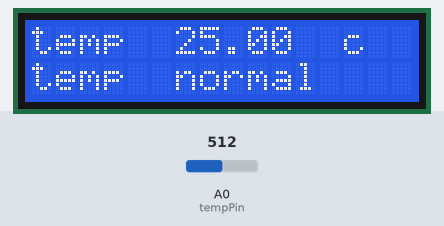
Bench run of a sketch on a simulated Arduino Uno, built with avr-gcc and run on an emulated ATmega328P. Shown: 16×2 character LCD. Inputs (shaded band) come from the test bench; at power-on: A0 (tempPin) = 512.

Above: at 1.2 s.
1.3 s: A0 (tempPin) set to 556
At 2.5 s:
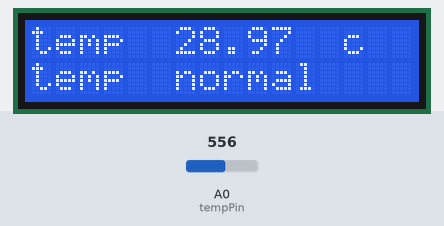
3.0 s: A0 (tempPin) set to 585
At 4.2 s:
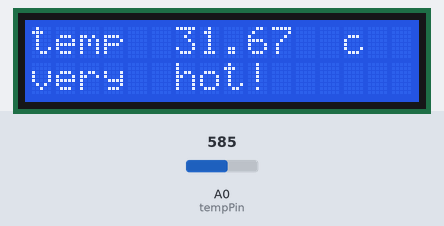
4.6 s: A0 (tempPin) set to 511
At 6.0 s:
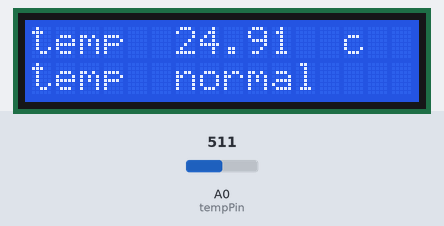
Timing chart, 0 to 7.6 s (numbered marks = the images above; inputs shaded):
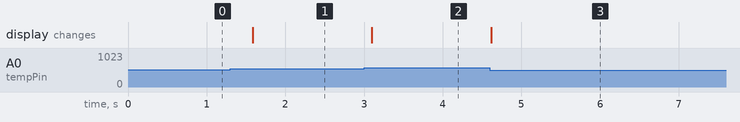

Measured:
- the behaviour switches between 567 and 568 on A0 (tempPin) (found by bisection; images 1 and 2)
- after the input at 1.3 s, the display: changes after 0.28 s (image 1)
- after the input at 3.0 s, the display: changes after 0.10 s (image 2)
- after the input at 4.6 s, the display: changes at once (image 3)

The sketch:

thermometer_lcd_display.ino
```cpp
#include <LiquidCrystal.h>
int tempPin = 0;
//                bs  e  d4 d5  d6 d7
LiquidCrystal lcd(7, 8, 9, 10, 11, 12);
void setup()
{
  lcd.begin(16, 2);
}
void loop()
{
  int tempReading = analogRead(tempPin);
  // this is ok
  double tempK = log(10000.0 * ((1024.0 / tempReading - 1)));
  tempK = 1 / (0.001129148 + (0.000234125 + (0.0000000876741 * tempK * tempK)) * tempK); // temp kelvin
  float tempC = tempK - 273.15;                                                          // convert kelvin to celsius
  float tempF = (tempC * 9.0) / 5.0 + 32.0;                                              // convert celsius to fahrenheit
  /*  replaced
    float tempVolts = tempReading * 5.0 / 1024.0;
    float tempC = (tempVolts - 0.5) * 10.0;
    float tempF = tempC * 9.0 / 5.0 + 32.0;
  */
  // display temperature in c
  lcd.setCursor(0, 0);
  lcd.print("temp         c  ");
  // display temperature in f
  // lcd.print("temp         f  ");
  lcd.setCursor(6, 0);
  // display temperature in c
  lcd.print(tempC);
  // display temperature in f
  // lcd.print(tempF);
  lcd.setCursor(0, 1);
  if (tempC > 30)
    lcd.print("very  hot!   ");
  else
    lcd.print("temp  normal");
  delay(500);
}
```
